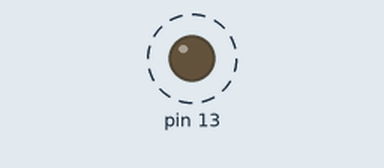
The sketch below on a simulated Arduino Uno, built with avr-gcc and run on an emulated ATmega328P. Parts: output pins drawn as LEDs (lit = HIGH). Dashed ring = blinking.

Above: at 0.5 s.
Timing chart, 0 to 4.6 s (numbered marks = the images above):
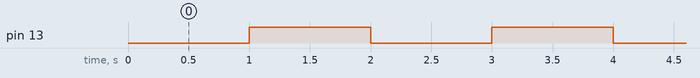

The sketch:

test-register-monitoring.ino
```cpp
void setup() {
  // Manually set DDRB to configure pin 13 as output
  DDRB = 0x20; // Set bit 5 (pin 13) as output

  // Manually set PORTB to turn on pin 13
  PORTB = 0x20; // Set bit 5 (pin 13) HIGH
}

void loop() {
  // Toggle pin 13
  PORTB ^= 0x20; // Toggle bit 5 (pin 13)
  delay(1000);
}
```

Measured:
- by itself, pin 13: alternates HIGH for 1.0 s and LOW for 1.0 s
